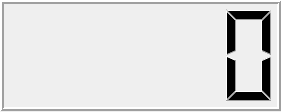
<?xml version="1.0" encoding="UTF-8"?>
<ui version="4.0">
 <class>MainWindow</class>
 <widget class="QMainWindow" name="MainWindow">
  <property name="geometry">
   <rect>
    <x>0</x>
    <y>0</y>
    <width>281</width>
    <height>112</height>
   </rect>
  </property>
  <property name="windowTitle">
   <string>MainWindow</string>
  </property>
  <widget class="QWidget" name="centralWidget">
   <widget class="QLCDNumber" name="lcdNumber">
    <property name="geometry">
     <rect>
      <x>0</x>
      <y>0</y>
      <width>281</width>
      <height>111</height>
     </rect>
    </property>
    <property name="inputMethodHints">
     <set>Qt::ImhNone</set>
    </property>
    <property name="frameShape">
     <enum>QFrame::Box</enum>
    </property>
    <property name="frameShadow">
     <enum>QFrame::Raised</enum>
    </property>
    <property name="lineWidth">
     <number>2</number>
    </property>
    <property name="smallDecimalPoint">
     <bool>false</bool>
    </property>
   </widget>
  </widget>
 </widget>
 <layoutdefault spacing="6" margin="11"/>
 <resources/>
 <connections/>
</ui>
